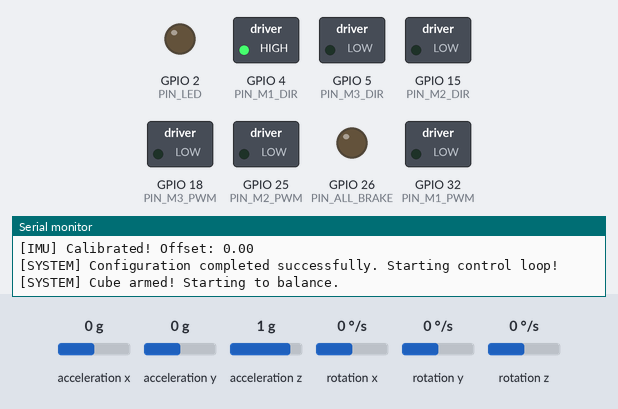
Recording of a sketch running on a simulated ESP32. On the bench: switched loads named in the sketch (green lamp = pin HIGH), output pins drawn as LEDs (lit = HIGH), the last lines printed to the serial monitor. Wiring (inferred from the names in the program): MPU-6050 motion sensor at I2C address 0x68. The inputs (shaded band) are chosen by the test bench; at power-on: acceleration x 0 g, rotation y 0 °/s, acceleration z 1 g, acceleration y 0 g, rotation x 0 °/s, rotation z 0 °/s.

Above: at 4.4 s.
4.5 s: acceleration x set to -1.4 g
At 5.5 s:
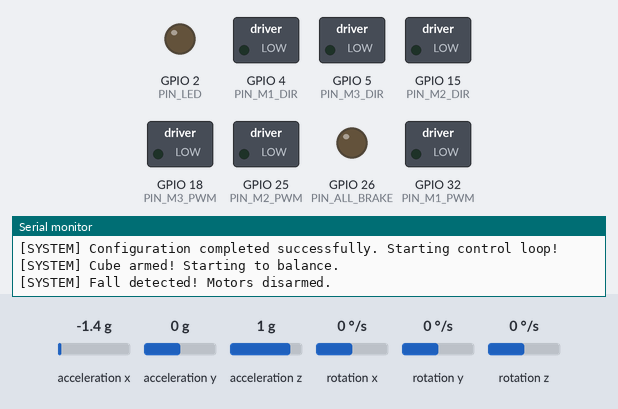
6.5 s: rotation y set to 87 °/s
9.5 s: rotation y set to 93 °/s
At 11.26 s:
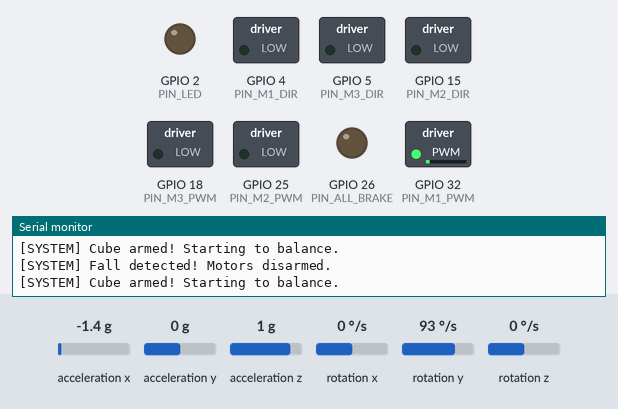
12.5 s: acceleration z set to 0.8 g
At 14.78 s:
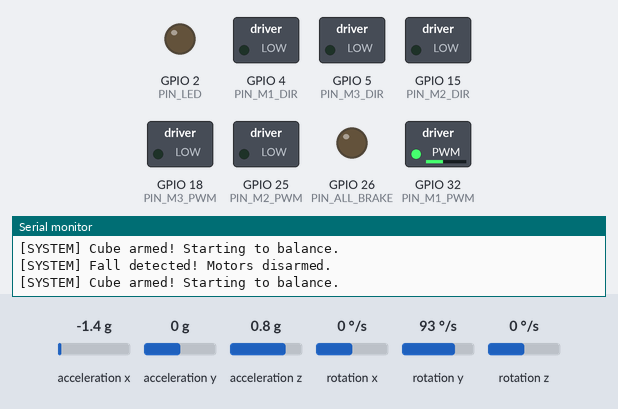
15.5 s: acceleration x set to -0.8 g
At 16.25 s:
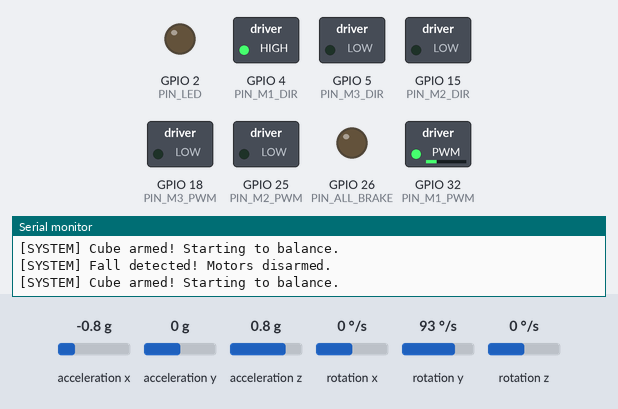
18.5 s: rotation y set to 100 °/s
Timing chart, 0 to 22.1 s (numbered marks = the images above; inputs shaded):
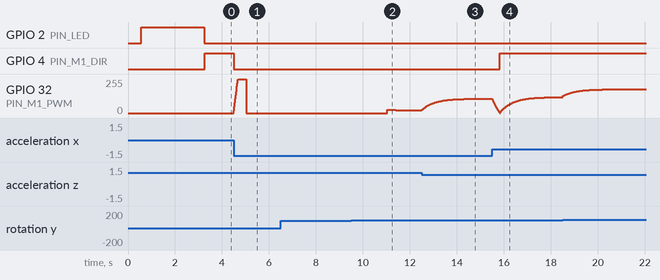

Measured:
- after the input at 4.5 s, GPIO 4 (PIN_M1_DIR): HIGH → LOW at once; GPIO 32 (PIN_M1_PWM): rises from 0/255 to 255/255 in 0.19 s, then falls to 0/255 in 0.34 s
- after the input at 6.5 s, every drawn part: stays the same
- after the input at 9.5 s, GPIO 32 (PIN_M1_PWM): 0/255 → 23/255 after 1.5 s, → 22/255 0.37 s later, → 21/255 0.91 s later
- after the input at 12.5 s, GPIO 32 (PIN_M1_PWM): moves from 21/255 to 108/255 over 2.5 s, starting at once
- after the input at 15.5 s, GPIO 4 (PIN_M1_DIR): LOW → HIGH after 0.33 s

The sketch:

baseCode.ino
```cpp
/*
 * BalanceCube - Reaction Wheel Balancing Cube Firmware (Baseline)
 * Microcontroller: ESP32 DevKit 30-pin
 * Actuators: 3x Nidec 24H Brushless DC Motors
 * Sensor: MPU-6050 (GY-521)
 *
 * Designed for custom carrier PCB (KiCad) & 150mm modular frame (Onshape).
 */

#include <Wire.h>

// ==========================================
// 1. PCB PIN DEFINITIONS
// ==========================================

#define PIN_LED 2    // Built-in blue LED on the ESP32 board

// I2C pins for MPU6050 gyroscope
#define PIN_IMU_SDA     21
#define PIN_IMU_SCL     22
#define MPU_ADDR        0x68

// MOTOR 1 (Connector J3 on PCB)
#define PIN_M1_PWM      32
#define PIN_M1_DIR       4
#define PIN_M1_ENC_A    35
#define PIN_M1_ENC_B    33

// MOTOR 2 (Connector J4 on PCB)
#define PIN_M2_PWM      25
#define PIN_M2_DIR      15
#define PIN_M2_ENC_A    13
#define PIN_M2_ENC_B    14

// MOTOR 3 (Connector J5 on PCB)
#define PIN_M3_PWM      18
#define PIN_M3_DIR       5
#define PIN_M3_ENC_A    16
#define PIN_M3_ENC_B    17

// SHARED BRAKE FOR ALL MOTORS
#define PIN_ALL_BRAKE   26

// ==========================================
// 2. HARDWARE PARAMETERS & PD GAINS
// ==========================================

const int PWM_FREQ = 20000;    // 20 kHz - quiet motor operation (outside audible range)
const int PWM_RES  = 8;        // 8-bit resolution (speed range 0 - 255)

// PD controller tuning parameters (initial values, to be tuned on the assembled cube)
float Kp = 15.0;  // Proportional reaction force to tilt angle
float Kd = 1.2;   // Damping force (damper) reaction to rotational speed

unsigned long lastLoopTime = 0;          // When the loop was last executed
const unsigned long LOOP_TIME_US = 10000; // How often the loop should run in microseconds (10,000 us = 10 ms = 100 Hz)

const float DT = LOOP_TIME_US / 1000000.0; // i.e., 0.01 seconds

float currentAngle = 0.0;
float currentGyroRate = 0.0;

bool isArmed = false;             // Is the cube armed? FALSE at startup
unsigned long uprightTimer = 0;   // Stopwatch tracking how long the cube has been close to vertical

float gyroOffset = 0.0; // Here we will store our calculated zero offset

// ==========================================
// 3. MOTOR CONTROL (setMotor)
// ==========================================
// motorId: 1, 2 or 3
// speed: 0 (stop) to 255 (maximum speed)
// dir: 1 (right / CW) or 0 (left / CCW)
void setMotor(int motorId, int speed, int dir) {
  // Safety: constrain values below 0 and above 255
  speed = constrain(speed, 0, 255);

  if (motorId == 1) {
    digitalWrite(PIN_M1_DIR, dir);
    ledcWrite(PIN_M1_PWM, speed);
  } else if (motorId == 2) {
    digitalWrite(PIN_M2_DIR, dir);
    ledcWrite(PIN_M2_PWM, speed);
  } else if (motorId == 3) {
    digitalWrite(PIN_M3_DIR, dir);
    ledcWrite(PIN_M3_PWM, speed);
  }
}


// ==========================================
// 4. PD CONTROLLER (balanceControl)
// ==========================================
void balanceControl(float angle, float gyroRate) {

  // STATE 1: Cube is not armed yet (waiting for vertical position for 1 second)
  if (isArmed == false) {
    setMotor(1, 0, 0); // The motor must definitely stop!

    if (abs(angle) < 10.0) {
      // If you are holding it close to vertical, check if 1 second (1000 ms) has passed:
      if (millis() - uprightTimer >= 1000) {
        isArmed = true; // ARMED!
        Serial.println("[SYSTEM] Cube armed! Starting to balance.");
      }
    } else {
      // If it is out of vertical (>= 10 degrees), continuously reset the timer:
      uprightTimer = millis();
    }

    return; // Exit the function so PD is not calculated until armed
  }

  // STATE 2: Cube IS armed, but let's check if it has fallen
  if (abs(angle) > 35.0) {
    setMotor(1, 0, 0);
    isArmed = false;           // Disarming! You must hold it vertical for 1s again
    uprightTimer = millis(); // Reset the timer
    Serial.println("[SYSTEM] Fall detected! Motors disarmed.");
    return;
  }


  // Calculate power as the sum of proportional and derivative terms:
  float motorPower = (Kp * angle) + (Kd * gyroRate);

  // Check sign: positive = right, negative = left
  if (motorPower >= 0) {
    setMotor(1, (int)motorPower, 1);
  } else {
    setMotor(1, (int)(-motorPower), 0);
  }
}

// ==========================================
// 5. GYROSCOPE CALIBRATION
// ==========================================
void calibrateGyro() {
  digitalWrite(PIN_LED, HIGH); // Turn ON LED: "Do not move the cube!"
  Serial.println("[IMU] Place the cube still - wait 2 seconds for calibration...");

  delay(2000); // 2 seconds to calmly plug in XT30 and place it on the table

  float sum = 0.0;
  for (int i = 0; i < 200; i++) {
    Wire.beginTransmission(MPU_ADDR);
    Wire.write(0x45); // 0x45 is the register address of the Y-axis gyroscope itself!
    Wire.endTransmission(false);
    Wire.requestFrom((uint16_t)MPU_ADDR, (size_t)2, true); // Take only 2 bytes of Y axis

    int16_t rawGyroY = Wire.read() << 8 | Wire.read();
    sum += (float)rawGyroY / 131.0; // Accumulate the measurement

    delay(3); // Short 3 ms break between measurements
  }

  gyroOffset = sum / 200.0;
  digitalWrite(PIN_LED, LOW); // Turn OFF LED: "Ready! You can place the cube."
  Serial.print("[IMU] Calibrated! Offset: ");
  Serial.println(gyroOffset);
}


// ==========================================
// 6. MPU-6050 SENSOR INITIALIZATION
// ==========================================
void initMPU() {
  // 1. Knock on the sensor at address 0x68
  Wire.beginTransmission(MPU_ADDR);
  byte error = Wire.endTransmission();

  // 2. Check if the sensor responded:
  if (error != 0) {
    Serial.println("[ERROR] MPU-6050 not detected! Startup halted.");
    while (1) {
      delay(100); // Infinite loop - safe processor freeze
    }
  }

  // 3. If the sensor responded (error == 0), wake it up from sleep:
  Wire.beginTransmission(MPU_ADDR);
  Wire.write(0x6B); // Power management register (PWR_MGMT_1)
  Wire.write(0);    // Write 0 to wake it up
  Wire.endTransmission(true);

  Serial.println("[IMU] MPU-6050 ready for operation.");
}

// ==========================================
// 7. Initial Angle
// ==========================================
void setInitialAngle() {
  Wire.beginTransmission(MPU_ADDR);
  Wire.write(0x3B);
  Wire.endTransmission(false);
  Wire.requestFrom((uint16_t)MPU_ADDR, (size_t)6, true); // Only 6 bytes of accelerometer are needed here!

  int16_t rawAccX = Wire.read() << 8 | Wire.read();
  int16_t rawAccY = Wire.read() << 8 | Wire.read();
  int16_t rawAccZ = Wire.read() << 8 | Wire.read();

  // Set the actual starting angle immediately without the 98%/2% filter:
  currentAngle = atan2((float)rawAccX, (float)rawAccZ) * 180.0 / PI;
}

// ==========================================
// 8. MPU-6050 SENSOR READ
// ==========================================
void readMPU(float &angle, float &gyroRate) {
  // Read raw data from accelerometer and gyroscope (registers starting from 0x3B)
  Wire.beginTransmission(MPU_ADDR);
  Wire.write(0x3B);
  Wire.endTransmission(false);
  Wire.requestFrom((uint16_t)MPU_ADDR, (size_t)14, true);

  int16_t rawAccX = Wire.read() << 8 | Wire.read();
  int16_t rawAccY = Wire.read() << 8 | Wire.read();
  int16_t rawAccZ = Wire.read() << 8 | Wire.read();
  Wire.read(); Wire.read(); // Skip temperature registers
  int16_t rawGyroX = Wire.read() << 8 | Wire.read();
  int16_t rawGyroY = Wire.read() << 8 | Wire.read();
  int16_t rawGyroZ = Wire.read() << 8 | Wire.read();

  // 1. Auxiliary angle from the accelerometer alone:
  float accAngle = atan2((float)rawAccX, (float)rawAccZ) * 180.0 / PI;

  // 2. Angular velocity from the gyroscope (in degrees per second):
  gyroRate = ((float)rawGyroY / 131.0) - gyroOffset;

  // 3. Complementary filter (98% gyroscope + 2% accelerometer):
  angle = 0.98 * (angle + gyroRate * DT) + 0.02 * accAngle;
}


// ==========================================
// 9. SETUP (System Initialization)
// ==========================================
void setup() {
  Serial.begin(115200);
  delay(500);
  Serial.println("==================================");
  Serial.println("--- BalanceCube Firmware Start ---");
  Serial.println("==================================");

  // Initialize I2C bus (pins from PCB)
  Wire.begin(PIN_IMU_SDA, PIN_IMU_SCL);

  // Configure digital pins
  pinMode(PIN_M1_DIR, OUTPUT);
  pinMode(PIN_M2_DIR, OUTPUT);
  pinMode(PIN_M3_DIR, OUTPUT);
  pinMode(PIN_ALL_BRAKE, OUTPUT);
  pinMode(PIN_LED, OUTPUT);

  // Release motor brake
  digitalWrite(PIN_ALL_BRAKE, LOW);

  // Configure hardware PWM (LEDC) for motors
  ledcAttach(PIN_M1_PWM, PWM_FREQ, PWM_RES);
  ledcAttach(PIN_M2_PWM, PWM_FREQ, PWM_RES);
  ledcAttach(PIN_M3_PWM, PWM_FREQ, PWM_RES);

  // Ensure motors are stopped at startup
  setMotor(1, 0, 0);
  setMotor(2, 0, 0);
  setMotor(3, 0, 0);

  // Initialize gyroscope
  initMPU();
  delay(50);          // Give the awakened sensor 50 ms to make its first measurement!

  calibrateGyro();

  setInitialAngle();  // Set the actual initial angle
  lastLoopTime = micros();

  Serial.println("[SYSTEM] Configuration completed successfully. Starting control loop!");
}


// ==========================================
// 10. MAIN LOOP - 100 Hz
// ==========================================
void loop() {
  if (micros() - lastLoopTime >= LOOP_TIME_US) {
    lastLoopTime = micros(); // Save the current time on the stopwatch

    readMPU(currentAngle, currentGyroRate);
    balanceControl(currentAngle, currentGyroRate);
  }
}
```
